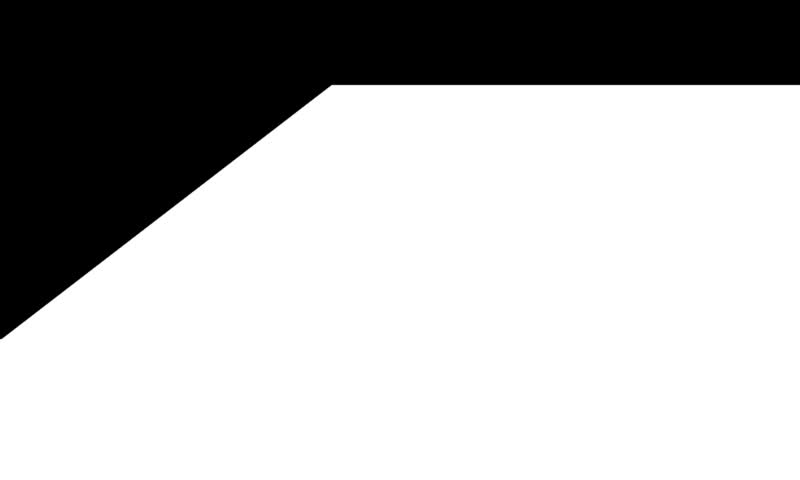
#> input picture gram_scripts/rois/M-30-map.jpg, 800 x 480 px, found by its file name; its folder holds 3 pictures in this run
$ python gram_mask_outside_roi.py
#> lines starting #> are read from the running program, lines starting #| are printed output that depends on the picture; after the words box and inside, x2 and y2 are one past the last pixel; in counts of white or black regions, pixels touching at a corner belong together
import matplotlib.pyplot as plt
from utils.annotation_parsing import parse_pascal_voc_groundtruth, convert_ground_truth_to_detection
import numpy as np
from PIL import Image
import cv2
import glob
import os


def read_roi(fn):
  roi = np.asarray(Image.open(fn), dtype=np.int32)
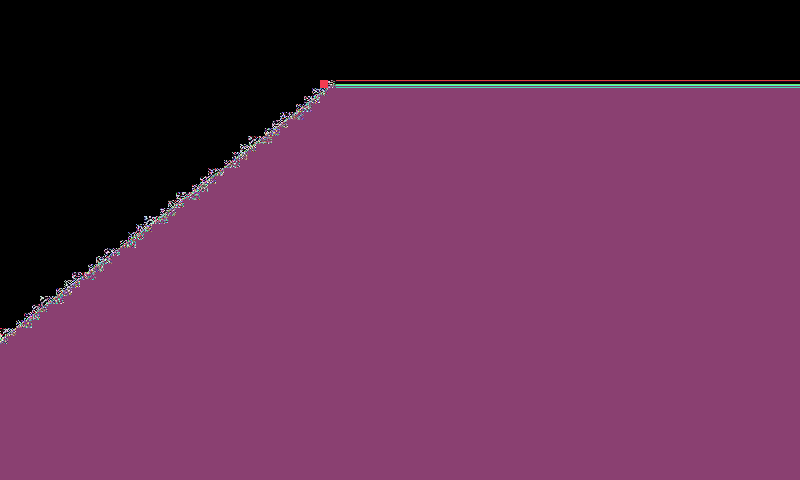
#> roi: shape (480, 800, 3) int32; 241 distinct labels, from 0 to 255; one colour per label, 0 black
  roi = roi.sum(axis=2)
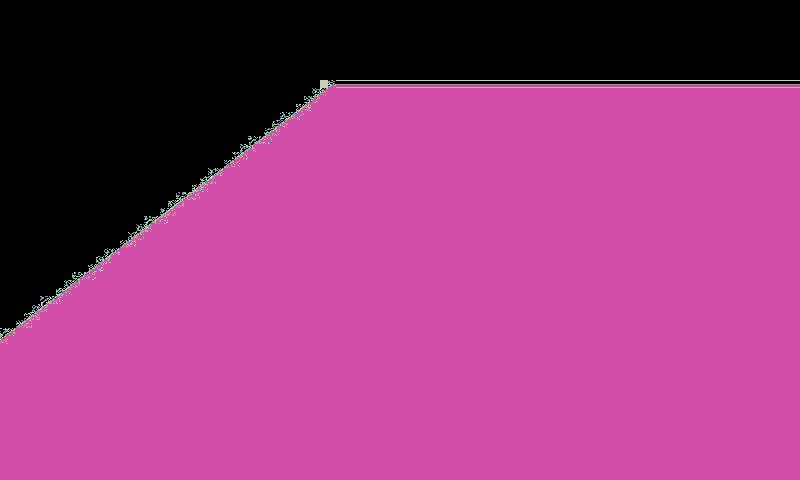
#> roi: shape (480, 800) int64; 241 distinct labels, from 0 to 765; one colour per label, 0 black
  roi.setflags(write=1)
  roi[roi <= 100] = 0
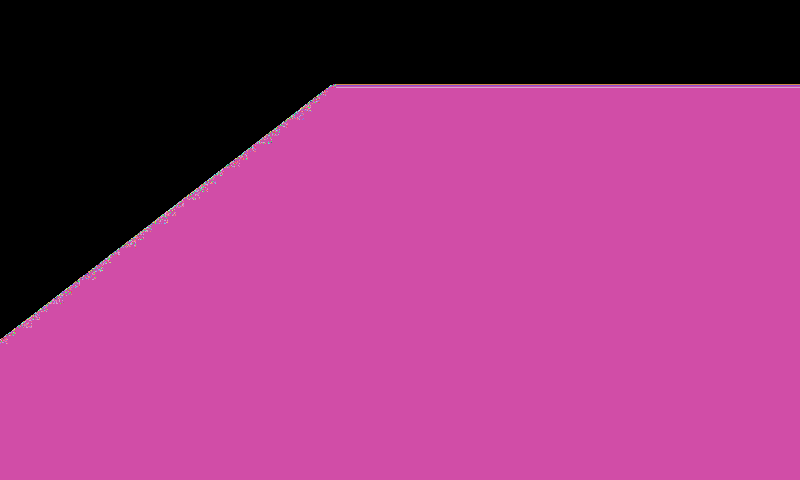
#> roi: shape (480, 800) int64; 208 distinct labels, from 0 to 765; one colour per label, 0 black
  roi[roi > 100] = 1
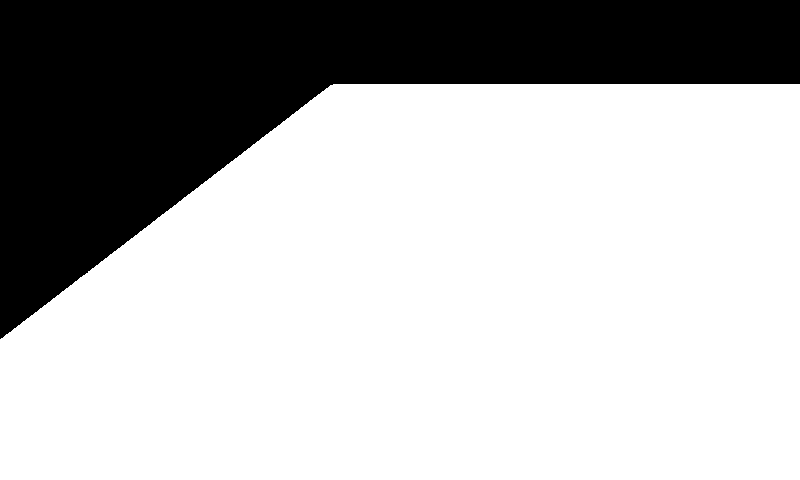
#> roi: shape (480, 800) int64; values 0 (black) and 1 (white), 71.5% white; 1 black region, box (x1, y1, x2, y2) and area: (0, 0, 800, 339) 109631
  return roi


# min y: 29
# points: (x=333, y=84)

for dataset in ['M-30', 'M-30-HD', 'Urban1']:
  roi = read_roi(os.path.join('/home/nhat/engage-project/dataset/GRAM-RTM/GRAM-RTMv4/ROI/', '{}-map.jpg'.format(dataset)))
  roi = np.expand_dims(roi, 2)
  roi = np.repeat(roi, 3, axis=2)
  os.chdir('/home/nhat/engage-project/dataset/GRAM-RTM/GRAM-RTMv4/{}/images/'.format(dataset))
  if not os.path.exists('../images-masked'):
    os.mkdir('../images-masked')
  images = os.listdir('.')
  images = glob.glob(str(images) + '*.jpg')
  for fn in images:
    image = np.asarray(Image.open(fn))
    image = image * roi
    image = Image.fromarray(image.astype(np.uint8))
    image.save(os.path.join('../images-masked', fn))
#> pass 2 of the loop `for dataset in ['M-30', 'M-30-HD', 'Urban1']:`:
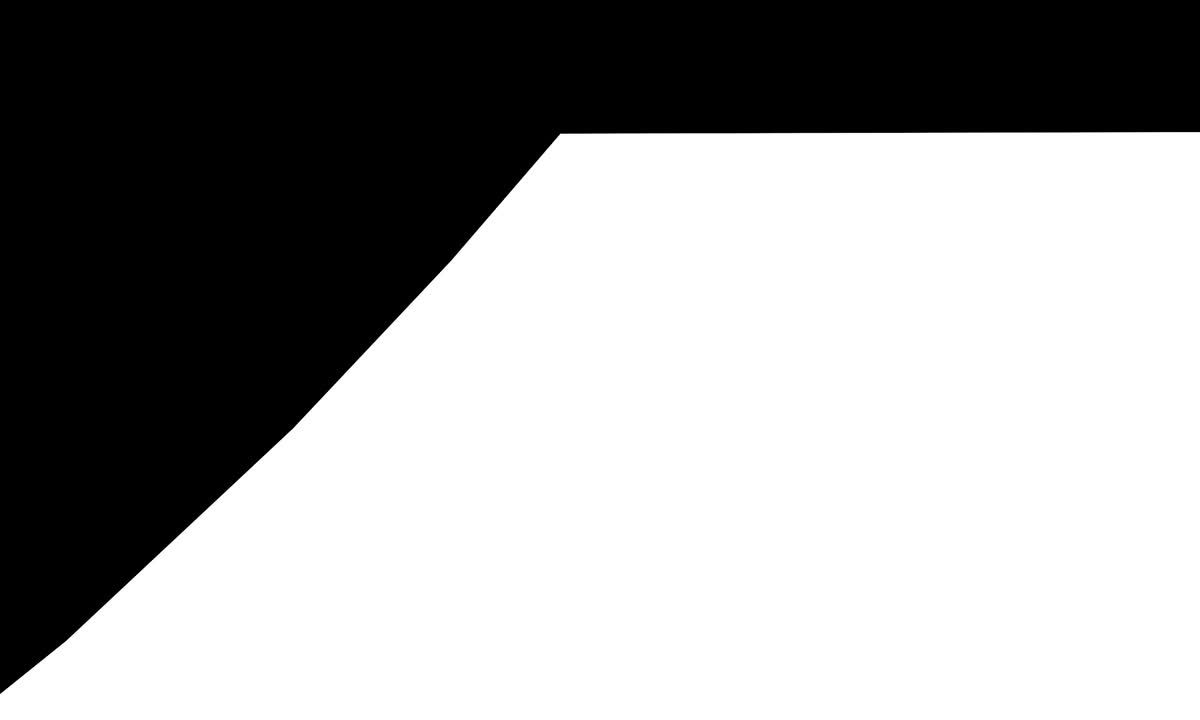
#> input picture gram_scripts/rois/M-30-HD-map.jpg, 1200 x 720 px, found by its file name
#> in read_roi (call 2), `roi[roi <= 100] = 0`:
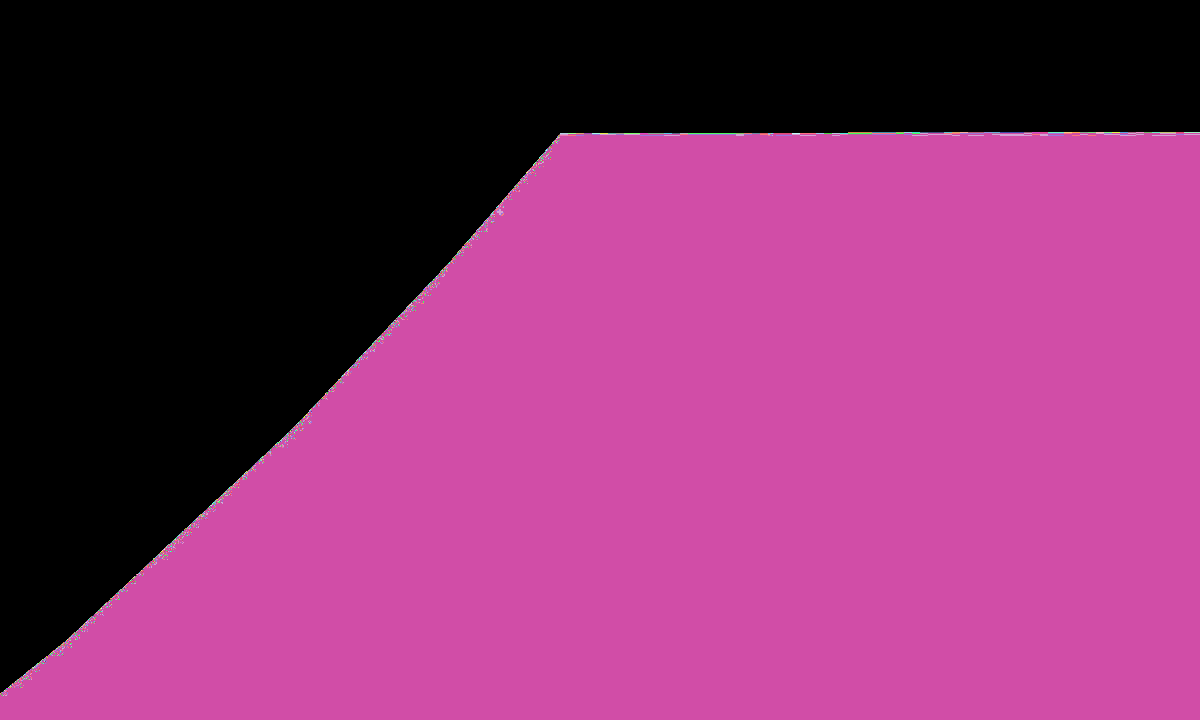
#> roi: shape (720, 1200) int64; 221 distinct labels, from 0 to 765; one colour per label, 0 black
#> in read_roi (call 2), `roi[roi > 100] = 1`:
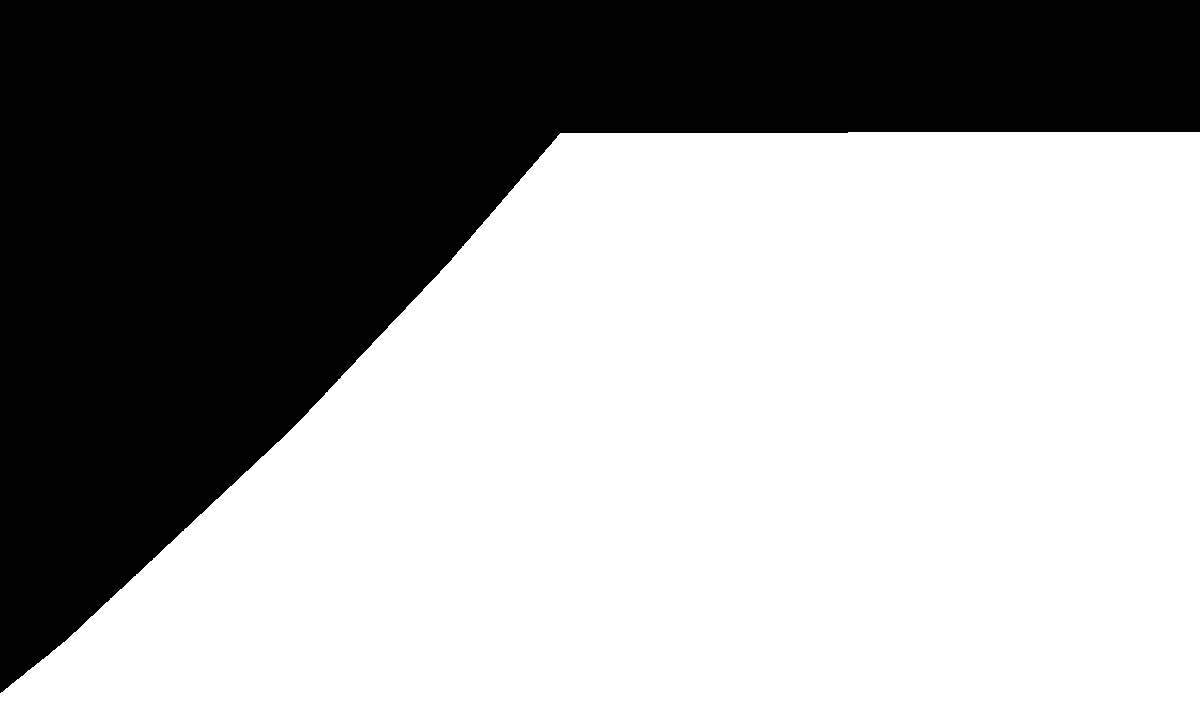
#> roi: shape (720, 1200) int64; values 0 (black) and 1 (white), 62.3% white; 1 black region, box (x1, y1, x2, y2) and area: (0, 0, 1200, 693) 325868
#> pass 3 of the loop `for dataset in ['M-30', 'M-30-HD', 'Urban1']:`:
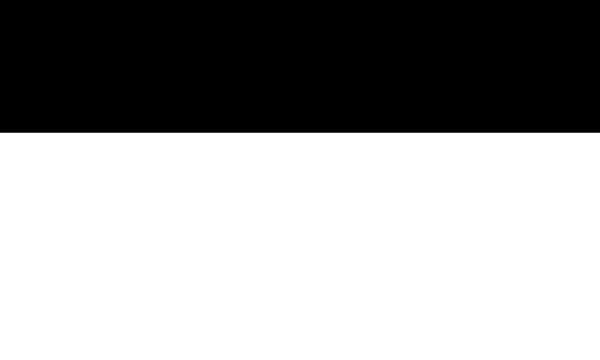
#> input picture gram_scripts/rois/Urban1-map.jpg, 600 x 360 px, found by its file name
#> in read_roi (call 3), `roi[roi <= 100] = 0`:
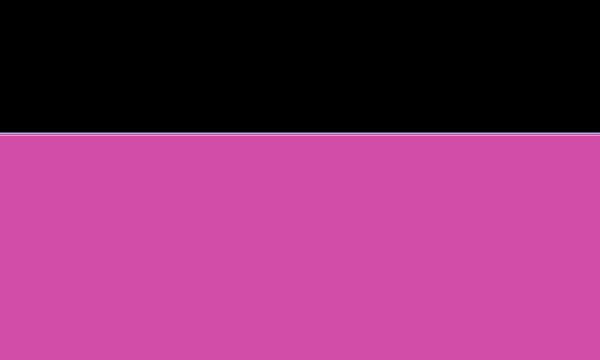
#> roi: shape (360, 600) int64; 4 distinct labels, from 0 to 765; one colour per label, 0 black
#> in read_roi (call 3), `roi[roi > 100] = 1`:
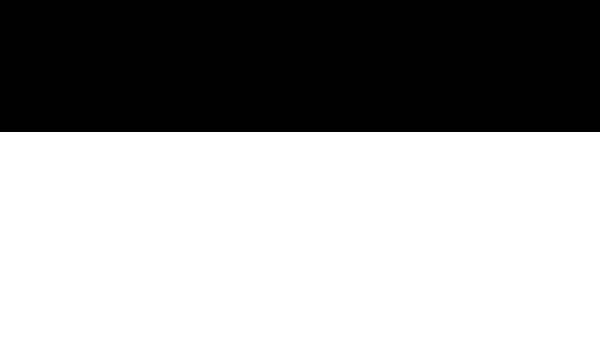
#> roi: shape (360, 600) int64; values 0 (black) and 1 (white), 63.3% white; 1 black region, box (x1, y1, x2, y2) and area: (0, 0, 600, 132) 79200
